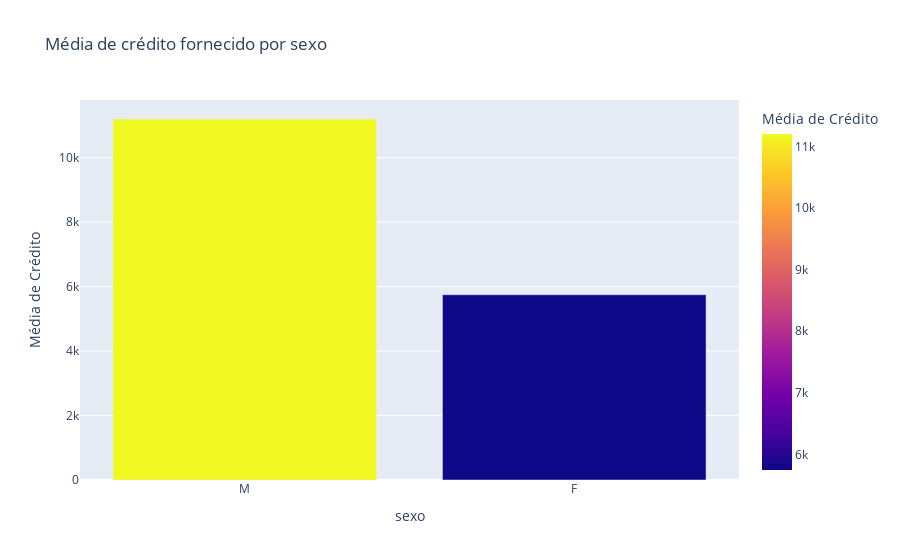

The code cell stored with this chart in its notebook:
### Code cell
px.bar(df,x='sexo',y='Média de Crédito',color='Média de Crédito',title='Média de crédito fornecido por sexo')

### Figure 1 — Plotly figure (JSON) as saved in the notebook; plotly's stock layout.template omitted (floating-point values rounded to 4 significant figures)
{"data": [{"alignmentgroup": "True", "hovertemplate": "sexo=%{x}<br>Média de Crédito=%{marker.color}<extra></extra>", "legendgroup": "", "marker": {"color": [11200.0, 5749.0], "coloraxis": "coloraxis", "pattern": {"shape": ""}}, "name": "", "offsetgroup": "", "orientation": "v", "showlegend": false, "textposition": "auto", "type": "bar", "x": ["M", "F"], "xaxis": "x", "y": [11200.0, 5749.0], "yaxis": "y"}], "layout": {"barmode": "relative", "coloraxis": {"colorbar": {"title": {"text": "Média de Crédito"}}, "colorscale": [[0, "#0d0887"], [0.1111, "#46039f"], [0.2222, "#7201a8"], [0.3333, "#9c179e"], [0.4444, "#bd3786"], [0.5556, "#d8576b"], [0.6667, "#ed7953"], [0.7778, "#fb9f3a"], [0.8889, "#fdca26"], [1, "#f0f921"]]}, "legend": {"tracegroupgap": 0}, "title": {"text": "Média de crédito fornecido por sexo"}, "xaxis": {"anchor": "y", "domain": [0, 1], "title": {"text": "sexo"}}, "yaxis": {"anchor": "x", "domain": [0, 1], "title": {"text": "Média de Crédito"}}}}
